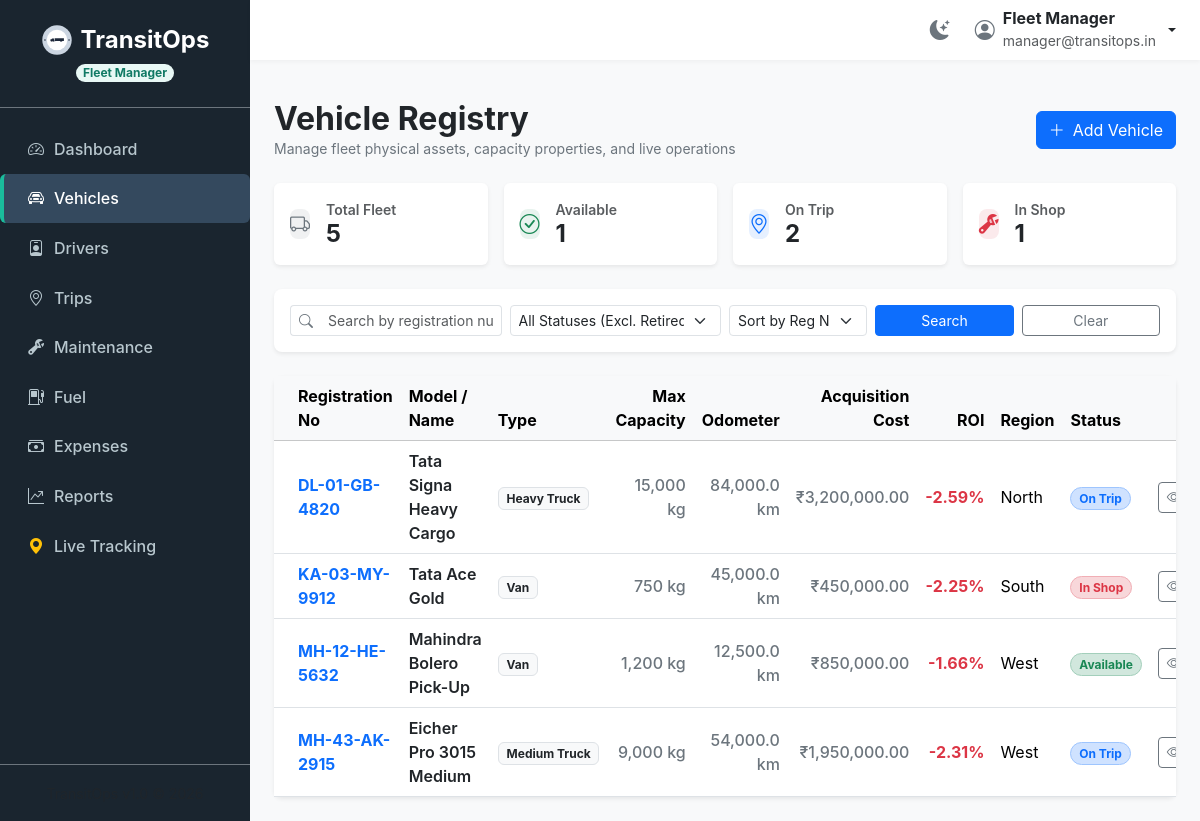
The page /vehicles (signed in) on the database its author committed.
### tables this page shows
CREATE TABLE vehicles (
            id INTEGER PRIMARY KEY AUTOINCREMENT,
            registration_number TEXT UNIQUE NOT NULL,
            name TEXT NOT NULL,
            type TEXT NOT NULL,
            max_load_capacity REAL NOT NULL,
            odometer REAL NOT NULL,
            acquisition_cost REAL NOT NULL,
            status TEXT NOT NULL DEFAULT 'Available',
            region TEXT NOT NULL
        );

### app.py (the view)
@app.route('/vehicles')
@roles_required('Fleet Manager', 'Driver', 'Safety Officer')
def vehicles_list():
    q = request.args.get('q', '').strip()
    status = request.args.get('status', '')
    conn = get_db_connection()
    query = 'SELECT * FROM vehicles WHERE 1=1'
    params = []
    if session.get('user_role') == 'Driver':
        driver_row = conn.execute('SELECT assigned_vehicle_id FROM drivers WHERE email = ?', (session['user_email'],)).fetchone()
        assigned_vehicle_id = driver_row['assigned_vehicle_id'] if (driver_row and driver_row['assigned_vehicle_id']) else -1
        query += ' AND id = ?'
        params.append(assigned_vehicle_id)
    if status:
        if status == 'ALL_INCLUDING_RETIRED':
            pass  # Do not add status filter
        else:
            query += ' AND status = ?'
            params.append(status)
    else:
        query += ' AND status != "Retired"'
    if q:
        query += ' AND (registration_number LIKE ? OR name LIKE ?)'
        params.append(f'%{q}%')
        params.append(f'%{q}%')
    sort_by = request.args.get('sort_by', 'registration_number')
    vehicles_raw = conn.execute(query, params).fetchall()
    vehicles_data = []
    for v in vehicles_raw:
        v_dict = dict(v)
        v_dict['roi'] = calculate_vehicle_roi(conn, v['id'], v['acquisition_cost'])
        v_dict['roi_percent'] = f"{v_dict['roi'] * 100:.2f}%"
        vehicles_data.append(v_dict)
    if sort_by == 'roi_desc':
        vehicles_data.sort(key=lambda x: x['roi'], reverse=True)
    elif sort_by == 'roi_asc':
        vehicles_data.sort(key=lambda x: x['roi'])
    else:
        vehicles_data.sort(key=lambda x: x['registration_number'])
    total_fleet = conn.execute('SELECT COUNT(*) FROM vehicles').fetchone()[0]
    available_fleet = conn.execute('SELECT COUNT(*) FROM vehicles WHERE status = "Available"').fetchone()[0]
    on_trip_fleet = conn.execute('SELECT COUNT(*) FROM vehicles WHERE status = "On Trip"').fetchone()[0]
    in_shop_fleet = conn.execute('SELECT COUNT(*) FROM vehicles WHERE status = "In Shop"').fetchone()[0]
    vehicle_kpis = {
        'total': total_fleet,
        'available': available_fleet,
        'on_trip': on_trip_fleet,
        'in_shop': in_shop_fleet
    }
    conn.close()
    return render_template(
        'vehicles/list.html',
        active_page='vehicles',
        vehicles=vehicles_data,
        q=q,
        status=status,
        sort_by=sort_by,
        vehicle_kpis=vehicle_kpis
    )

### app.py (called while the page is built, shortened)
def calculate_vehicle_roi(conn, vehicle_id, acquisition_cost):
    if not acquisition_cost or acquisition_cost <= 0:
        return 0.0
    rev_row = conn.execute("SELECT SUM(revenue) FROM trips WHERE vehicle_id = ? AND status = 'Completed'", (vehicle_id,)).fetchone()
    revenue = rev_row[0] if rev_row and rev_row[0] is not None else 0.0
    fuel_row = conn.execute("SELECT SUM(cost) FROM fuel_logs WHERE vehicle_id = ?", (vehicle_id,)).fetchone()
    fuel_cost = fuel_row[0] if fuel_row and fuel_row[0] is not None else 0.0
    maint_row = conn.execute("SELECT SUM(actual_cost) FROM maintenance_logs WHERE vehicle_id = ? AND status = 'Completed'", (vehicle_id,)).fetchone()
    maint_cost = maint_row[0] if maint_row and maint_row[0] is not None else 0.0
    roi = (revenue - (fuel_cost + maint_cost)) / acquisition_cost
    return roi

@app.before_request
def require_login():
    allowed_routes = ['login', 'static']
    if request.endpoint not in allowed_routes and 'user_id' not in session:
        if request.path.startswith('/api/'):
            return jsonify({'error': 'Unauthorized access.'}), 401
        return redirect(url_for('login'))

def roles_required(*roles):
    def decorator(f):
        @wraps(f)
        def decorated_function(*args, **kwargs):
            if 'user_role' not in session:
                return redirect(url_for('login'))
            if session.get('user_role') not in roles:
                flash("Access Denied: You do not have the required permissions to access this resource.", "error")
                return redirect(url_for('dashboard'))
            return f(*args, **kwargs)
        return decorated_function
    return decorator

@app.context_processor
def inject_driver_trip():
    return {'current_driver_id': None, 'active_trip_id': None}

### database.py (called while the page is built)
def get_db_connection():
    conn = sqlite3.connect(DB_FILE)
    conn.row_factory = sqlite3.Row
    conn.execute('PRAGMA foreign_keys = ON')
    return conn

### templates/vehicles/list.html (shortened to what this page needs)
{% extends 'base.html' %}
{% block content %}
<div class="d-flex justify-content-between align-items-center mb-4">
  <div>
    <h2 class="fw-bold text-dark m-0">Vehicle Registry</h2>
    <p class="text-secondary small m-0">Manage fleet physical assets, capacity properties, and live operations</p>
  </div>
  <button type="button" class="btn btn-primary d-flex align-items-center gap-2" data-bs-toggle="modal" data-bs-target="#addVehicleModal" id="btn-add-vehicle-trigger">
    <i class="bi bi-plus-lg"></i> Add Vehicle
  </button>
</div>
<div class="row g-3 mb-4">
  <div class="col-6 col-md-3">
    <div class="card border-0 shadow-sm bg-white">
      <div class="card-body p-3 d-flex align-items-center">
        <div class="p-2.5 rounded-3 bg-secondary bg-opacity-10 text-secondary me-3">
          <i class="bi bi-truck fs-5"></i>
        </div>
        <div>
          <span class="text-muted small fw-semibold d-block">Total Fleet</span>
          <h4 class="fw-bold m-0 text-dark" id="kpi-total-fleet">{{ vehicle_kpis.total }}</h4>
        </div>
      </div>
    </div>
  </div>
  <div class="col-6 col-md-3">
    <div class="card border-0 shadow-sm bg-white">
      <div class="card-body p-3 d-flex align-items-center">
        <div class="p-2.5 rounded-3 bg-success bg-opacity-10 text-success me-3">
          <i class="bi bi-check-circle fs-5"></i>
        </div>
        <div>
          <span class="text-muted small fw-semibold d-block">Available</span>
          <h4 class="fw-bold m-0 text-dark" id="kpi-available-fleet">{{ vehicle_kpis.available }}</h4>
        </div>
      </div>
    </div>
  </div>
  <div class="col-6 col-md-3">
    <div class="card border-0 shadow-sm bg-white">
      <div class="card-body p-3 d-flex align-items-center">
        <div class="p-2.5 rounded-3 bg-primary bg-opacity-10 text-primary me-3">
          <i class="bi bi-geo-alt fs-5"></i>
        </div>
        <div>
          <span class="text-muted small fw-semibold d-block">On Trip</span>
          <h4 class="fw-bold m-0 text-dark" id="kpi-on-trip-fleet">{{ vehicle_kpis.on_trip }}</h4>
        </div>
      </div>
    </div>
  </div>
  <div class="col-6 col-md-3">
    <div class="card border-0 shadow-sm bg-white">
      <div class="card-body p-3 d-flex align-items-center">
        <div class="p-2.5 rounded-3 bg-danger bg-opacity-10 text-danger me-3">
          <i class="bi bi-wrench-adjustable fs-5"></i>
        </div>
        <div>
          <span class="text-muted small fw-semibold d-block">In Shop</span>
          <h4 class="fw-bold m-0 text-dark" id="kpi-in-shop-fleet">{{ vehicle_kpis.in_shop }}</h4>
        </div>
      </div>
    </div>
  </div>
</div>
<div class="card border-0 shadow-sm mb-4 rounded-3">
  <div class="card-body p-3">
    <form method="GET" action="/vehicles" class="row g-2" id="vehicle-search-form">
      <div class="col-md-3">
        <div class="input-group input-group-sm">
          <span class="input-group-text bg-white text-secondary border-end-0"><i class="bi bi-search"></i></span>
          <input type="text" class="form-control border-start-0" id="search_query" name="q" value="{{ q }}" placeholder="Search by registration number or model...">
        </div>
      </div>
      <div class="col-md-3">
        <select class="form-select form-select-sm" id="filter_status" name="status" onchange="this.form.submit()">
          <option value="">All Statuses (Excl. Retired)</option>
        </select>
      </div>
      <div class="col-md-2">
        <select class="form-select form-select-sm" id="sort_by" name="sort_by" onchange="this.form.submit()">
          <option value="registration_number" {% if sort_by == 'registration_number' %}selected{% endif %}>Sort by Reg No</option>
        </select>
      </div>
      <div class="col-md-2 d-grid">
        <button type="submit" class="btn btn-primary btn-sm" id="btn-apply-filters">Search</button>
      </div>
      <div class="col-md-2 d-grid">
        <a href="/vehicles" class="btn btn-outline-secondary btn-sm" id="btn-reset-filters">Clear</a>
      </div>
    </form>
  </div>
</div>
<div class="card border-0 shadow-sm rounded-3">
  <div class="card-body p-0">
    <div class="table-responsive">
      <table class="table table-hover align-middle m-0" id="table-vehicles">
        <thead class="table-light">
          <tr>
            <th class="ps-4">Registration No</th>
            <th>Model / Name</th>
            <th>Type</th>
            <th class="text-end">Max Capacity</th>
            <th class="text-end">Odometer</th>
            <th class="text-end">Acquisition Cost</th>
            <th class="text-end">ROI</th>
            <th>Region</th>
            <th>Status</th>
            <th class="text-center pe-4" style="width: 150px;">Actions</th>
          </tr>
        </thead>
        <tbody>
          {% for v in vehicles %}
          <tr>
            <td class="ps-4">
              <a href="/vehicles/{{ v.id }}" class="fw-bold text-decoration-none text-primary" id="vehicle-link-{{ v.id }}">
                {{ v.registration_number }}
              </a>
            </td>
            <td>
              <div class="fw-semibold text-dark">{{ v.name }}</div>
            </td>
            <td><span class="badge bg-light text-dark border">{{ v.type }}</span></td>
            <td class="text-end fw-medium text-secondary">{{ "{:,.0f}".format(v.max_load_capacity) }} kg</td>
            <td class="text-end fw-medium text-secondary">{{ "{:,.1f}".format(v.odometer) }} km</td>
            <td class="text-end fw-medium text-secondary">₹{{ "{:,.2f}".format(v.acquisition_cost) }}</td>
            <td class="text-end fw-bold {% if v.roi < 0 %}text-danger{% else %}text-success{% endif %} font-mono">{{ v.roi_percent }}</td>
            <td>{{ v.region }}</td>
            <td>
              {% if v.status == 'Available' %}
                <span class="badge bg-success-subtle text-success border border-success-subtle rounded-pill">Available</span>
              {% elif v.status == 'On Trip' %}
                <span class="badge bg-primary-subtle text-primary border border-primary-subtle rounded-pill">On Trip</span>
              {% elif v.status == 'In Shop' %}
                <span class="badge bg-danger-subtle text-danger border border-danger-subtle rounded-pill">In Shop</span>
              {% else %}
                <span class="badge bg-secondary-subtle text-secondary border border-secondary-subtle rounded-pill">Retired</span>
              {% endif %}
            </td>
            <td class="text-center pe-4">
              <div class="d-inline-flex gap-2">
                <a href="/vehicles/{{ v.id }}" class="btn btn-outline-secondary btn-sm p-1 px-2" title="Details" id="btn-details-{{ v.id }}">
                  <i class="bi bi-eye"></i>
                </a>
              </div>
            </td>
          </tr>
          {% endfor %}
        </tbody>
      </table>
    </div>
  </div>
</div>
{% endblock %}

### templates/base.html (style rules this page uses)
body { font-family: 'Inter', system-ui, -apple-system, sans-serif; background-color: #f8f9fa; min-height: 100vh; display: flex; flex-direction: column; }

### rows shown on the page
vehicles: registration_number "DL-01-GB-4820", name "Tata Signa Heavy Cargo", type "Heavy Truck", max_load_capacity "15,000", odometer "84,000.0", acquisition_cost "3,200,000.00", roi_percent "-2.59%", region "North", status "On Trip"
vehicles: registration_number "KA-03-MY-9912", name "Tata Ace Gold", type "Van", max_load_capacity "750", odometer "45,000.0", acquisition_cost "450,000.00", roi_percent "-2.25%", region "South", status "In Shop"
vehicles: registration_number "MH-12-HE-5632", name "Mahindra Bolero Pick-Up", type "Van", max_load_capacity "1,200", odometer "12,500.0", acquisition_cost "850,000.00", roi_percent "-1.66%", region "West", status "Available"
vehicles: registration_number "MH-43-AK-2915", name "Eicher Pro 3015 Medium", type "Medium Truck", max_load_capacity "9,000", odometer "54,000.0", acquisition_cost "1,950,000.00", roi_percent "-2.31%", region "West", status "On Trip"

### other values the page prints
{{ session.get('user_role') }} "Fleet Manager"
{{ session.get('user_name') }} "Fleet Manager"
{{ session.get('user_email') }} "manager@transitops.in"
{{ vehicle_kpis.total }} "5"
{{ vehicle_kpis.available }} "1"
{{ vehicle_kpis.on_trip }} "2"
{{ vehicle_kpis.in_shop }} "1"
